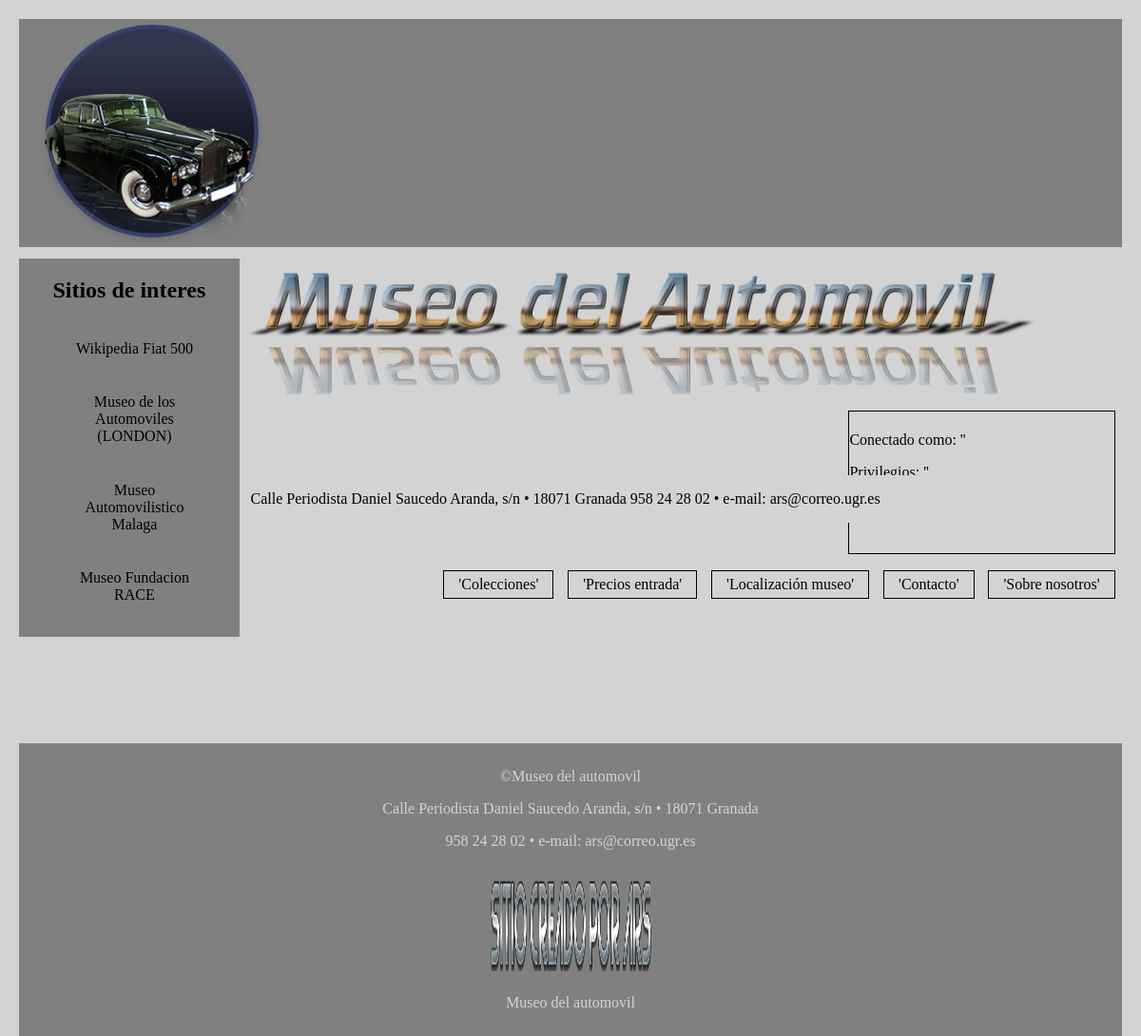
Screenshot of /?pag_inf=2 with the database file from the repository.
### tables this page shows
CREATE TABLE `paginasinfo` (
  `pagina` int(11) NOT NULL,
  `nombre` varchar(60) NOT NULL,
  `informacion` text NOT NULL
);

### Modelo/PagInfo.php (called while the page is built, shortened)
<?php
	class PagInfo{
		private $pag;
		private $nombre;
		private $info;
		function PagInfo($pag = null, $nombre= null, $info= null){
			if ($pag == null)
                $this->pag = 1;
            else
                $this->pag = $pag;
			if($nombre == null)
				$nombre = "Inicio";
			else
				$this->nombre = $nombre;
			if ($info == null)
				$this->info = "Información de la obra";
			else
				$this->info = $info;
		}
        function getPagina(){
            return $this->pag;
        }
		function getNombre(){
			return $this->nombre;
		}
		function getInfo(){
			return $this->info;
		}
	}
?>

### Modelo/contenedores/contenedor_paginfo.php (called while the page is built, shortened)
<?php
    class ContenedorPagInfo{
        private $array_PagInfo = array();
        function getAllPagInfo(){
            $sql = "select * from paginasinfo";
            global $conn;
            if ($result = $conn->query($sql)) {
                while($row =  $result->fetch_row()){
                    $pag = $row[0];
                    $nombre = $row[1];
                    $info= $row[2];
                    $pg_info = new PagInfo($pag, $nombre, $info);
                    array_push($this->array_PagInfo, $pg_info);
                }
            }
            return $this->array_PagInfo;
        }
		 function getPagInfoByIndice($pag){
            $sql = "select * from paginasinfo where pagina='".$pag."'";
            global $conn;
            if ($result = $conn->query($sql)) {
                while($row =  $result->fetch_row()){
                    $pag = $row[0];
                    $nombre = $row[1];
                    $info= $row[2];
                    $pg_info = new PagInfo($pag, $nombre, $info);
                    array_push($this->array_PagInfo, $pg_info);
                }
            }
            return $this->array_PagInfo;
        }
}

### Vistas/vista_paginfo.php (the view, shortened to what this page needs)
<?php
    class VistaPagInfo{
        static function muestraPag($pag){
        	$html = "<a  href=?pag_inf=".$pag->getPagina().">'" .$pag->getNombre(). "'</a>";
            return $html;
        }
		static function muestraPagEntera($pag){
					$html ="<p>".$pag->getInfo()."</p>";
				$html .= "</section>";
            return $html;
        }
		 static function muestraLogueado(){
			$html .= "<div id='formularios_login'>";
				$html .=		"<form id='formulario_reg' action='Controlador/validar.php'>";
				$html .= 			"<input type='hidden' name='diract' value='".$_SERVER['PHP_SELF']."'>";
				$html .= 			"<p>Conectado como: '".$_SESSION['usuario']."'</p>";
				$html .= 			"<p>Privilegios: '".$privilegio."'</p>";
				$html .=			"<button id='boton_desconectar' type='submit'>Desconectar</button>";
				$html .=		"</form type='submit'>";
				$html .= 		"<form id='formulario_reg2' action='modificar.html'>";
				$html .= 			"<button id='boton_modificar''>Modificar Datos</p>";
				$html .= 		"</form>";
			$html .="</div>";
			return $html;
		}
}
?>

### Vistas/vista_pagsinfo.php (shortened to what this page needs)
<?php
    include "vista_paginfo.php";
    class VistaPagsInfo{
		static function muestraPags($pags){
			echo '<header>';
        		echo '<img id="logo-cab" src="imagenes/logo10.png">';
        		echo '<div id="cabecera">';
					echo '<a href=?pag_inf=0><img id="titulo-cab" src="imagenes/logonuevo2.png"></a>';
					echo '<aside id="columna-derecha-reg">';
						echo VistaPagInfo::muestraLogueado();
					echo '</aside>';
					echo '<nav class="menu-cab">';
						foreach ($pags as $pag){
							echo VistaPagInfo::muestraPag($pag);
						}
					echo '</nav>';
				echo '</div>';
            echo '</header>';
		}
		static function muestraPagEspecifica($pag_entera){
			echo '<section id="contenido-principal">';
			foreach ($pag_entera as $pag){
				echo VistaPagInfo::muestraPagEntera($pag);
			}
		}
}

### css/style4.css (style rules this page uses)
html { height: 100%; width: 100%; background-color: lightgrey; }
header { height: 30%; background-color: grey; margin: 0% 1% 1% 1%; background-blend-mode: }
#cabecera { float: right; max-width: 80%; height: 100%; }
#logo-cab { float:left; max-width: 100%; height: 100%; }
#titulo-cab { float: left; padding-top: 2%; height: 60%; }
.menu-cab { float: left; padding-left: 20%; height: 10%; width: 80%; }
.menu-cab a { display: inline-block; padding: 0 15px; text-decoration: none; color: black; padding-bottom: 5px; padding-top: 5px; border: 1px solid black; margin: 1%; float: right; background: lightgrey; }
body { background-color: lightgrey; padding-top: 1%; height: 100%; }
#contenido-principal { float:left; height: auto; width: 76.3%; background-color: lightgrey; margin-left: 1%; margin-bottom: 20%; }
#columna-derecha-reg { float:right; padding-top: 1%; padding-bottom: 1%; padding-left: 1%; padding-right: 1%; width:30%; height: auto; }
#formularios_login { padding-top: 2%; background-color: lightgrey; width: 100%; height: 60%; border: 1px solid black; }
#boton_desconectar { border: 3px; float: right; margin-right: 20%; height: 10%; width: auto; font-size: 10px; background: #EB7D66; font-weight: bold; font-family: Verdana,Helvetica; color: white; padding-bottom: 5%; border: 1px solid black; }
#boton_modificar { border: 3px; float: right; margin-right: 5%; height: 10%; width: auto; font-size: 10px; background: #558DCF; font-weight: bold; font-family: Verdana,Helvetica; color: white; padding-bottom: 5%; border: 1px solid black; }

### rows the page displays
paginasinfo: nombre "Sobre nosotros"
paginasinfo: nombre "Contacto", informacion "Calle Periodista Daniel Saucedo Aranda, s/n • 18071 Granada 958 24 28 02 • e-mail: ars@correo.ugr.es"
paginasinfo: nombre "Localización museo"
paginasinfo: nombre "Precios entrada"
paginasinfo: nombre "Colecciones"
